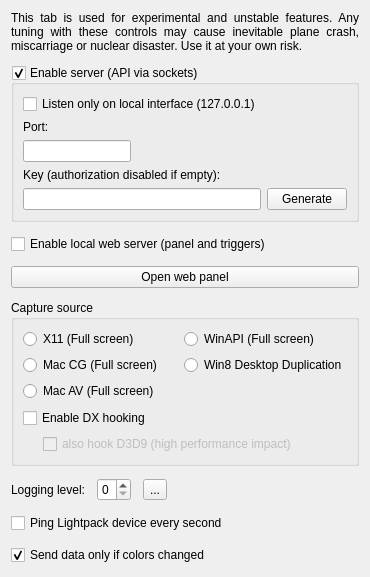
      <widget class="QWidget" name="tabExpert">
       <property name="sizePolicy">
        <sizepolicy hsizetype="Fixed" vsizetype="Preferred">
         <horstretch>0</horstretch>
         <verstretch>0</verstretch>
        </sizepolicy>
       </property>
       <attribute name="title">
        <string>Expert</string>
       </attribute>
       <layout class="QVBoxLayout" name="verticalLayout_3" stretch="0,0,0,0,0,0,0">
        <property name="spacing">
         <number>12</number>
        </property>
        <item>
         <widget class="QLabel" name="label_DevTabWarning">
          <property name="text">
           <string>&lt;html&gt;&lt;head/&gt;&lt;body&gt;&lt;p&gt;This tab is used for experimental and unstable features. Any tuning with these controls may cause inevitable plane crash, miscarriage or nuclear disaster. Use it at your own risk.&lt;/p&gt;&lt;/body&gt;&lt;/html&gt;</string>
          </property>
          <property name="scaledContents">
           <bool>false</bool>
          </property>
          <property name="alignment">
           <set>Qt::AlignJustify|Qt::AlignVCenter</set>
          </property>
          <property name="wordWrap">
           <bool>true</bool>
          </property>
         </widget>
        </item>
        <item>
         <widget class="QGroupBox" name="groupBox_Api">
          <property name="sizePolicy">
           <sizepolicy hsizetype="Preferred" vsizetype="Fixed">
            <horstretch>0</horstretch>
            <verstretch>0</verstretch>
           </sizepolicy>
          </property>
          <property name="toolTip">
           <string>&lt;html&gt;&lt;head/&gt;&lt;body&gt;&lt;p&gt;Enables TCP socket server.&lt;/p&gt;&lt;p&gt;You can connect via &amp;quot;telnet &amp;lt;ip&amp;gt; &amp;lt;port&amp;gt;&amp;quot; for example and manually execute available commands.&lt;/p&gt;&lt;p&gt;Default: %1&lt;/p&gt;&lt;/body&gt;&lt;/html&gt;</string>
          </property>
          <property name="styleSheet">
           <string notr="true"/>
          </property>
          <property name="title">
           <string>Enable server (API via sockets)</string>
          </property>
          <property name="checkable">
           <bool>true</bool>
          </property>
          <property name="checked">
           <bool>true</bool>
          </property>
          <layout class="QGridLayout" name="gridLayout_3">
           <item row="0" column="0">
            <widget class="QCheckBox" name="checkBox_listenOnlyOnLoInterface">
             <property name="toolTip">
              <string>&lt;html&gt;&lt;head/&gt;&lt;body&gt;&lt;p&gt;When enabled, you can connect ONLY from the same computer through 127.0.0.1/localhost address.&lt;/p&gt;&lt;p&gt;Disable this if you want to connect from anywhere else.&lt;/p&gt;&lt;p&gt;Default: %1&lt;/p&gt;&lt;/body&gt;&lt;/html&gt;</string>
             </property>
             <property name="text">
              <string>Listen only on local interface (127.0.0.1)</string>
             </property>
            </widget>
           </item>
           <item row="2" column="0">
            <widget class="QLineEdit" name="lineEdit_ApiPort">
             <property name="sizePolicy">
              <sizepolicy hsizetype="Fixed" vsizetype="Fixed">
               <horstretch>0</horstretch>
               <verstretch>0</verstretch>
              </sizepolicy>
             </property>
             <property name="toolTip">
              <string>&lt;html&gt;&lt;head/&gt;&lt;body&gt;&lt;p&gt;TCP port to listen.&lt;/p&gt;&lt;p&gt;Default: %1&lt;/p&gt;&lt;/body&gt;&lt;/html&gt;</string>
             </property>
            </widget>
           </item>
           <item row="1" column="0">
            <widget class="QLabel" name="label_ApiPort">
             <property name="toolTip">
              <string>&lt;html&gt;&lt;head/&gt;&lt;body&gt;&lt;p&gt;TCP port to listen.&lt;/p&gt;&lt;p&gt;Default: %1&lt;/p&gt;&lt;/body&gt;&lt;/html&gt;</string>
             </property>
             <property name="styleSheet">
              <string notr="true">margin-top: .1em</string>
             </property>
             <property name="text">
              <string>Port:</string>
             </property>
             <property name="buddy">
              <cstring>lineEdit_ApiPort</cstring>
             </property>
            </widget>
           </item>
           <item row="5" column="2">
            <widget class="QPushButton" name="pushButton_GenerateNewApiKey">
             <property name="toolTip">
              <string>Generate a random one</string>
             </property>
             <property name="text">
              <string>Generate</string>
             </property>
            </widget>
           </item>
           <item row="5" column="0">
            <widget class="QLineEdit" name="lineEdit_ApiKey">
             <property name="minimumSize">
              <size>
               <width>0</width>
               <height>20</height>
              </size>
             </property>
             <property name="baseSize">
              <size>
               <width>0</width>
               <height>20</height>
              </size>
             </property>
             <property name="toolTip">
              <string>&lt;html&gt;&lt;head/&gt;&lt;body&gt;&lt;p&gt;The API Key all the clients should provide to authenticate. Could be any custom string (%1 character limit). &lt;/p&gt;&lt;p&gt;Default: %2&lt;/p&gt;&lt;/body&gt;&lt;/html&gt;</string>
             </property>
             <property name="styleSheet">
              <string notr="true"/>
             </property>
             <property name="maxLength">
              <number>40</number>
             </property>
             <property name="readOnly">
              <bool>false</bool>
             </property>
            </widget>
           </item>
           <item row="4" column="0">
            <widget class="QLabel" name="label_ApiKey">
             <property name="toolTip">
              <string>&lt;html&gt;&lt;head/&gt;&lt;body&gt;&lt;p&gt;The API Key all the clients should provide to authenticate. Could be any custom string (%1 character limit). &lt;/p&gt;&lt;p&gt;Default: %2&lt;/p&gt;&lt;/body&gt;&lt;/html&gt;</string>
             </property>
             <property name="styleSheet">
              <string notr="true">margin-top:0</string>
             </property>
             <property name="text">
              <string>Key (authorization disabled if empty):</string>
             </property>
             <property name="buddy">
              <cstring>lineEdit_ApiKey</cstring>
             </property>
            </widget>
           </item>
          </layout>
         </widget>
        </item>
        <item>
         <widget class="QCheckBox" name="checkBox_EnableWebApi">
          <property name="text">
           <string>Enable local web server (panel and triggers)</string>
          </property>
         </widget>
        </item>
        <item>
         <widget class="QPushButton" name="pushButton_OpenWebPanel">
          <property name="text">
           <string>Open web panel</string>
          </property>
         </widget>
        </item>
        <item>
         <widget class="QGroupBox" name="groupBox">
          <property name="sizePolicy">
           <sizepolicy hsizetype="MinimumExpanding" vsizetype="MinimumExpanding">
            <horstretch>0</horstretch>
            <verstretch>0</verstretch>
           </sizepolicy>
          </property>
          <property name="title">
           <string>Capture source</string>
          </property>
          <layout class="QVBoxLayout" name="verticalLayout_11">
           <item>
            <layout class="QHBoxLayout" name="horizontalLayout_6">
             <item>
              <layout class="QVBoxLayout" name="verticalLayout_9">
               <item>
                <widget class="QRadioButton" name="radioButton_GrabX11">
                 <property name="text">
                  <string>X11 (Full screen)</string>
                 </property>
                </widget>
               </item>
               <item>
                <widget class="QRadioButton" name="radioButton_GrabMacCoreGraphics">
                 <property name="text">
                  <string>Mac CG (Full screen)</string>
                 </property>
                </widget>
               </item>
               <item>
                <widget class="QRadioButton" name="radioButton_GrabMacAVFoundation">
                 <property name="text">
                  <string>Mac AV (Full screen)</string>
                 </property>
                </widget>
               </item>
               <item>
                <spacer name="verticalSpacer_6">
                 <property name="orientation">
                  <enum>Qt::Vertical</enum>
                 </property>
                 <property name="sizeHint" stdset="0">
                  <size>
                   <width>20</width>
                   <height>1</height>
                  </size>
                 </property>
                </spacer>
               </item>
              </layout>
             </item>
             <item>
              <layout class="QVBoxLayout" name="verticalLayout_10">
               <item>
                <widget class="QRadioButton" name="radioButton_GrabWinAPI">
                 <property name="text">
                  <string>WinAPI (Full screen)</string>
                 </property>
                </widget>
               </item>
               <item>
                <widget class="QRadioButton" name="radioButton_GrabDDupl">
                 <property name="text">
                  <string>Win8 Desktop Duplication</string>
                 </property>
                </widget>
               </item>
               <item>
                <spacer name="verticalSpacer">
                 <property name="orientation">
                  <enum>Qt::Vertical</enum>
                 </property>
                 <property name="sizeHint" stdset="0">
                  <size>
                   <width>20</width>
                   <height>1</height>
                  </size>
                 </property>
                </spacer>
               </item>
              </layout>
             </item>
            </layout>
           </item>
           <item>
            <widget class="QCheckBox" name="checkBox_EnableDx1011Capture">
             <property name="text">
              <string>Enable DX hooking</string>
             </property>
             <property name="icon">
              <iconset resource="../res/LightpackResources.qrc">
               <normaloff>:/icons/uac-shield.png</normaloff>:/icons/uac-shield.png</iconset>
             </property>
            </widget>
           </item>
           <item>
            <layout class="QHBoxLayout" name="horizontalLayout_9">
             <item>
              <spacer name="horizontalSpacer_4">
               <property name="orientation">
                <enum>Qt::Horizontal</enum>
               </property>
               <property name="sizeType">
                <enum>QSizePolicy::Fixed</enum>
               </property>
               <property name="sizeHint" stdset="0">
                <size>
                 <width>20</width>
                 <height>0</height>
                </size>
               </property>
              </spacer>
             </item>
             <item>
              <widget class="QCheckBox" name="checkBox_EnableDx9Capture">
               <property name="enabled">
                <bool>false</bool>
               </property>
               <property name="text">
                <string>also hook D3D9 (high performance impact)</string>
               </property>
              </widget>
             </item>
            </layout>
           </item>
          </layout>
         </widget>
        </item>
        <item>
         <layout class="QHBoxLayout" name="horizontalLayout_5">
          <item>
           <widget class="QLabel" name="label_LoggingLevel">
            <property name="text">
             <string>Logging level:</string>
            </property>
            <property name="buddy">
             <cstring>spinBox_LoggingLevel</cstring>
            </property>
           </widget>
          </item>
          <item>
           <widget class="QSpinBox" name="spinBox_LoggingLevel">
            <property name="toolTip">
             <string>&lt;html&gt;&lt;head/&gt;&lt;body&gt;&lt;p&gt;Log verbosity: %1-%2 where %1 = no logs.&lt;/p&gt;&lt;p&gt;After enabling logs you need to restart the program.&lt;/p&gt;&lt;p&gt;When enabled you can use the &lt;img src=&quot;:/buttons/arrow_right_dark_24px.png&quot; width=&quot;12&quot;&gt; button to open the log directory.&lt;/p&gt;&lt;p&gt;Default: %3&lt;/p&gt;&lt;/body&gt;&lt;/html&gt;</string>
            </property>
            <property name="maximum">
             <number>3</number>
            </property>
           </widget>
          </item>
          <item>
           <widget class="QToolButton" name="toolButton_OpenLogs">
            <property name="toolTip">
             <string>open Log folder</string>
            </property>
            <property name="whatsThis">
             <string>open Log folder</string>
            </property>
            <property name="text">
             <string>...</string>
            </property>
            <property name="icon">
             <iconset resource="../res/LightpackResources.qrc">
              <normaloff>:/buttons/arrow_right_dark_24px.png</normaloff>:/buttons/arrow_right_dark_24px.png</iconset>
            </property>
           </widget>
          </item>
          <item>
           <spacer name="horizontalSpacer_2">
            <property name="orientation">
             <enum>Qt::Horizontal</enum>
            </property>
            <property name="sizeHint" stdset="0">
             <size>
              <width>40</width>
              <height>20</height>
             </size>
            </property>
           </spacer>
          </item>
         </layout>
        </item>
        <item>
         <widget class="QCheckBox" name="checkBox_PingDeviceEverySecond">
          <property name="text">
           <string>Ping Lightpack device every second</string>
          </property>
         </widget>
        </item>
        <item>
         <widget class="QCheckBox" name="checkBox_SendDataOnlyIfColorsChanges">
          <property name="toolTip">
           <string>&lt;html&gt;&lt;head/&gt;&lt;body&gt;&lt;p&gt;When disabled every frame will be sent to the device. This is recommended for devices with inactivity timers built into firmwares (some custom Adalight sketches for example) or configured via Prismatik (UDP devices with a &amp;lt; 255 timeout value).&lt;/p&gt;&lt;p&gt;When enabled every new frame will be compared with the previous one, and will be sent only if differences are detected (can be useful in low bandwidth situations).&lt;/p&gt;&lt;p&gt;Default: %1&lt;/p&gt;&lt;/body&gt;&lt;/html&gt;</string>
          </property>
          <property name="text">
           <string>Send data only if colors changed</string>
          </property>
          <property name="checked">
           <bool>true</bool>
          </property>
         </widget>
        </item>
        <item>
         <spacer name="verticalSpacer_4">
          <property name="orientation">
           <enum>Qt::Vertical</enum>
          </property>
          <property name="sizeType">
           <enum>QSizePolicy::Expanding</enum>
          </property>
          <property name="sizeHint" stdset="0">
           <size>
            <width>20</width>
            <height>1</height>
           </size>
          </property>
         </spacer>
        </item>
       </layout>
      </widget>
